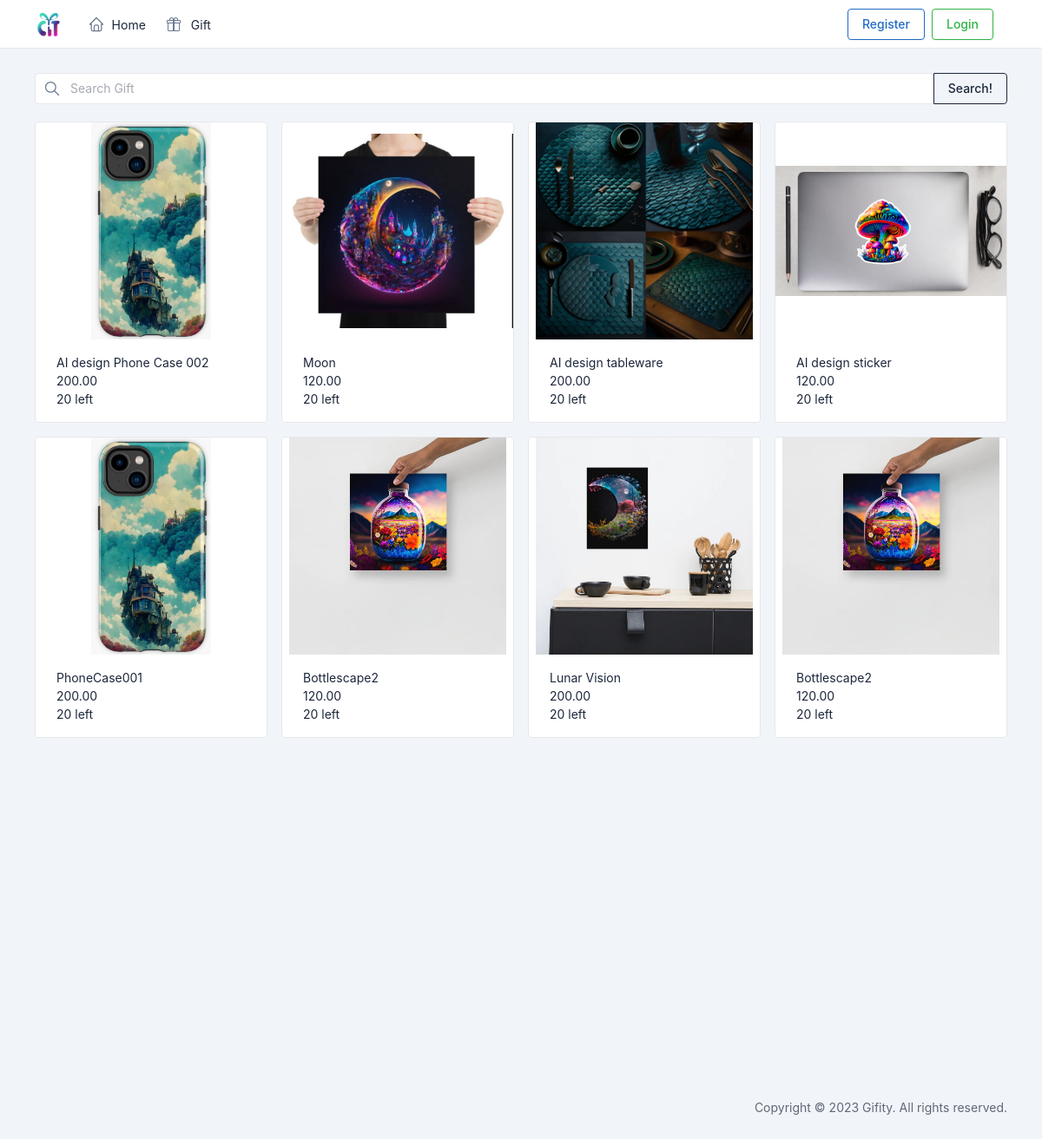
The page /product.php on the database its author committed.
### tables this page shows
CREATE TABLE `products` (
  `id` int(11) NOT NULL,
  `seller_id` int(11) NOT NULL,
  `name` varchar(255) NOT NULL,
  `description` text DEFAULT NULL,
  `price` decimal(10,2) NOT NULL,
  `quantity` int(11) NOT NULL DEFAULT 0,
  `image_url` varchar(255) DEFAULT NULL,
  `status` enum('show', 'hide', 'deleted') NOT NULL DEFAULT 'show'
);

### classes/product.class.php (called while the page is built, shortened)
<?php
class Product
{
    private $conn;
    private $table = "products";
    public function __construct($conn)
    {
        $this->conn = $conn;
    }
    public function select_all()
    {
        return $this->query("SELECT * FROM {$this->table} WHERE status != 'deleted' ORDER BY id DESC");
    }
    private function query($query, $bind_types = "", $params = [], $return_affected_rows = false)
    {
        $stmt = $this->conn->prepare($query);
        $stmt->execute();
        return $stmt->get_result();
    }
}
?>

### public/product.php (the view, shortened to what this page needs)
<?php
$styles = <<<HTML
<link href="../assets/css/product.css" rel="stylesheet">
HTML;
include_once('../includes/header.inc.php');
include_once('../includes/navbar.inc.php');
require_once("../classes/product.class.php");
$product = new Product($conn);
$search_result = "";
if (isset($_GET['search'])) {
    $search_result = $_GET['search'];
    $products = $product->select_by_name_or_description($search_result);
} else {
    $products = $product->select_all();
}
$search_field = <<<HTML
  <form action="" method="GET">
<div class="input-group">
    <div class="input-icon flex-fill">
        <span class="input-icon-addon">
            <svg xmlns="http://www.w3.org/2000/svg" class="icon" width="24" height="24" viewBox="0 0 24 24" stroke-width="2" stroke="currentColor" fill="none" stroke-linecap="round" stroke-linejoin="round"><path stroke="none" d="M0 0h24v24H0z" fill="none"></path><path d="M10 10m-7 0a7 7 0 1 0 14 0a7 7 0 1 0 -14 0"></path><path d="M21 21l-6 -6"></path></svg>
        </span>
        <input type="text" value="{$search_result}" name="search" class="form-control" placeholder="Search Gift">
    </div>
    <input class="btn btn-outline-dark" type="submit" value="Search!">
</div>
</form>
HTML;
include_once('../includes/page-wrapper-start.inc.php');
function renderProductCard($row)
{
    $sold_out_badge = $row["quantity"] == 0 ? '<span class="badge bg-red">Sold Out</span>' : "";
    if (isset($_SESSION['role']) && $_SESSION["role"] === 'seller') {
        $cart_footer = <<<HTML
            <div class="card-footer d-flex justify-content-end" style="z-index: 2; position: relative;">
            <a class="btn btn-outline-dark" href="./edit-product.php?id={$row['id']}">Edit</a>
            <a class="btn btn-danger ms-3" href="./delete-product.php?id={$row['id']}">Delete</a>
            </div>
        HTML;
    } else {
        $cart_footer = <<<HTML
        HTML;
    }
    return <<<HTML
    <div class="col-md-4 col-lg-3 col-sm-6">
        <div class="card hvr-grow w-100 h-100 position-relative">
            <a href="./product-detail.php?id={$row['id']}" class="d-block hover:no-underline">
            <img src="{$row['image_url']}" class="card-img-top img-fiuld h-[250px]" style="object-fit: contain; object-position: center;">
            <div class="card-body">
                <div class="d-flex align-items-center">
                    <div>
                        <div>{$row['name']} {$sold_out_badge}</div>
                        <div>{$row['price']}</div>
                        <div>{$row['quantity']} left</div>
                    </div>
                </div>
            </div>
            </a>
                {$cart_footer}
            </div>
        </div>
    HTML;
}
?>
<div class="page-body">
    <div class="container-xl">
        <div class="row row-cards">
            <?php
            while ($row = $products->fetch_assoc()) {
                echo renderProductCard($row);
            }
            ?>
        </div>
    </div>
</div>
<?php
include_once('../includes/page-wrapper-end.inc.php');
include_once('../includes/footer.inc.php');
?>

### includes/header.inc.php (shortened to what this page needs)
<!DOCTYPE html>
<html>
<head>
        <script src="https://cdn.tailwindcss.com"></script>
        <script src="https://cdn.tailwindcss.com?plugins=forms,typography,aspect-ratio,line-clamp"></script>
        <link href="../assets/libs/tabler/css/tabler.min.css" rel="stylesheet">
        <link rel="stylesheet" href="../assets/libs/tabler/css/tabler-payments.min.css">
        <link href="../assets/css/hover-min.css" rel="stylesheet">
        <link href="https://unpkg.com/aos@2.3.1/dist/aos.css" rel="stylesheet">
        <link href="../assets/css/global.css" rel="stylesheet">
    <?php echo $styles; ?>
</head>
<body id='body' class="theme-light w-full hover:no-underline">

### includes/navbar.inc.php (shortened to what this page needs)
<div class="page">
    <div class="sticky-top">
        <header class="navbar navbar-expand-md navbar-light d-print-none">
            <div class="container-xl">
                <h1 class="navbar-brand d-none-navbar-horizontal pe-0 pe-md-3">
                    <a href=".">
                        <img src="../assets/images/icon.png" width="110" height="32" alt="Giftify"
                            class="navbar-brand-image">
                    </a>
                </h1>
                <div class="navbar-nav flex-row order-md-last">
                    <?php
                    if (isset($_SESSION['user_id'])) {
                        $fistChar = ucfirst(substr($_SESSION['user_name'], 0, 1));
                        echo <<<HTML
                            <div class="nav-item dropdown">
                                <a href="#" class="nav-link d-flex lh-1 text-reset p-0" data-bs-toggle="dropdown"
                                    aria-label="Open user menu">
                                    <div class="rounded-full overflow-hidden bg-slate-500 text-white w-10 h-10 flex items-center justify-center">
                                    <span class="text-lg font-medium">$fistChar</span>
                                    </div>
                                    <div class="d-none d-xl-block ps-2">
                                        <div>{$_SESSION['user_name']}</div>
                                        <div class="mt-1 small text-muted">{$_SESSION['role']}</div>
                                    </div>
                                </a>
                                <div class="dropdown-menu dropdown-menu-end dropdown-menu-arrow">
                                    <a href="../public/order-list.php" class="dropdown-item">Order</a>
                                    <div class="dropdown-divider"></div>
                                    <a href="../public/edit-user.php" class="dropdown-item">Settings</a>
                                    <a href="../includes/logout.inc.php" class="dropdown-item">Logout</a>
                                </div>
                            </div>
                            HTML
                        ;
                    } else {
                        echo <<<HTML
                                <div class="nav-item d-md-flex me-3">
                                <div class="btn-list">
                                <a href="./register.php" class="btn btn-outline-primary">
                                Register
                            </a>
                            <a href="./login.php" class="btn btn-outline-success">
                            Login
                            </a>
                                </div>
                            </div>
                            HTML;
                    }
                    ?>
                </div>
                <div class="visible navbar-collapse" id="navbar-menu">
                    <div class="d-flex flex-column flex-md-row flex-fill align-items-stretch align-items-md-center">
                        <ul class="navbar-nav">
                            <li id='home_li' class="nav-item ">
                                <a class="nav-link" href="./">
                                    <span class="nav-link-icon d-md-none d-lg-inline-block">
                                    </span>
                                    <span class="nav-link-title">
                                        Home
                                    </span>
                                </a>
                            </li>
                            <li id="gift_li" class="nav-item ">
                                <a class="nav-link" href="./product.php">
                                    <span class="nav-link-icon d-md-none d-lg-inline-block">
                                    </span>
                                    <span class="nav-link-title">
                                        Gift <?php if (isset($_SESSION['role']) && $_SESSION['role'] === 'seller') { echo 'Management'; } ?>
                                    </span>
                                </a>
                            </li>
                        </ul>
                    </div>
                </div>
            </div>
        </header>
    </div>
    <main id="swup" class="transition-fade">

### includes/page-wrapper-start.inc.php (shortened to what this page needs)
<div class="page-wrapper">
    <div class="page-header d-print-none">
        <div class="container-xl">
            <div class="row g-2 align-items-center">
                <?php
                if (isset($search_field)) {
                    echo $search_field;
                }
                ?>
            </div>
        </div>
    </div>

### includes/page-wrapper-end.inc.php
</main>
<footer class="footer footer-transparent d-print-none z-10">
        <div class="container-xl">
            <div class="row text-center align-items-center flex-row-reverse">
                <div class="col-12 col-lg-auto mt-3 mt-lg-0">
                    <ul class="list-inline list-inline-dots mb-0">
                        <li class="list-inline-item">
                            Copyright © 2023
                            <a href="." class="link-secondary">Gifity</a>.
                            All rights reserved.
                        </li>
                    </ul>
                </div>
            </div>
        </div>
    </footer>
</div>

### includes/footer.inc.php (shortened to what this page needs)
</body>
</html>

### assets/css/global.css (style rules this page uses)
.transition-fade { opacity: 1; transition: 500ms; transform: translateX(0); transform-orgin:left; }

### assets/css/product.css (style rules this page uses)
.card-img-top { height: 200px; width: 100%; }

### rows shown on the page
products: name "AI design Phone Case 002", price "200.00", quantity "20"
products: shows a picture, name "Moon", price "120.00", quantity "20"
products: shows a picture, name "AI design tableware", price "200.00", quantity "20"
products: shows a picture, name "AI design sticker", price "120.00", quantity "20"
products: name "PhoneCase001", price "200.00", quantity "20"
products: name "Bottlescape2", price "120.00", quantity "20"
products: shows a picture, name "Lunar Vision", price "200.00", quantity "20"
products: name "Bottlescape2", price "120.00", quantity "20"
products: shows a picture
